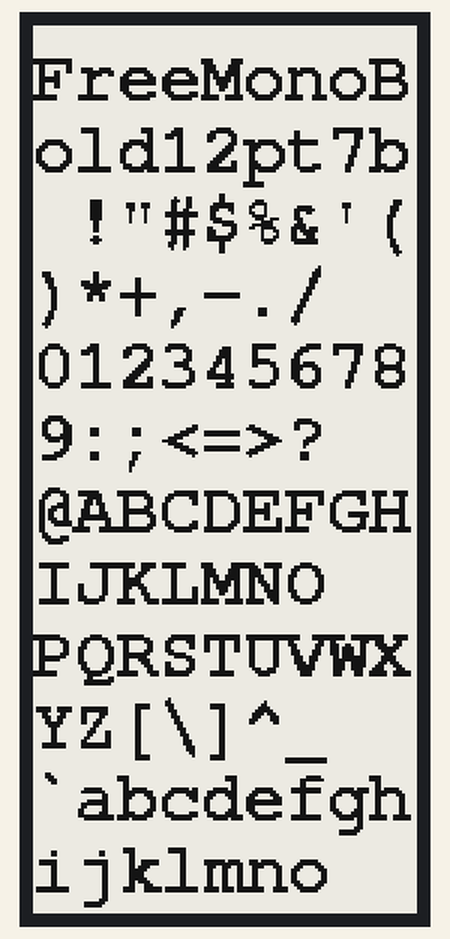
Bench run of a sketch on a simulated ESP8266 (NodeMCU). Parts: 128×296 one-colour display. What the sketch prints to the serial monitor is not drawn.

Above: at 2.1 s.

The sketch:

GxFont_GFX_Example_ESP8266.ino
```cpp
// (licence header left out)
// for use of additional fonts you need to enable these in file GxFont_GFX.h
// and install the library
//
// selection of the additional fonts is done by the following methods:
//
// void setFont(const uint8_t *font); // selects rendering and fonts from library U8G2_FOR_ADAFRUIT_GFX
//
// void setFreeFont(const GFXfont *f = NULL); // selects rendering and fonts from library GxFont_GFX_TFT_eSPI
// void void setTextFont(uint8_t font); // selects rendering and fonts from library GxFont_GFX_TFT_eSPI
//
// void setFont(uint8_t f); // selects rendering and fonts from library Adafruit_tfGFX
// (no additional fonts, as all are now part of Adafruit_GFX, but fonts above 7bit character set)
//
// void setFont(const GFXfont *f = NULL); // reverts back to Adafruit_GFX FreeFonts
// use setFont((void*)NULL); // to select Adafruit_GFX classic font
//
// these additions may not work with AVR Arduinos
//
// these additions are only partially tested; more tests and additions may follow

// Supporting Arduino Forum Topics:
// Waveshare e-paper displays with SPI: http://forum.arduino.cc/index.php?topic=487007.0
// Good Dispay ePaper for Arduino : https://forum.arduino.cc/index.php?topic=436411.0

// mapping suggestion from Waveshare SPI e-Paper to Wemos D1 mini
// BUSY -> D2, RST -> D4, DC -> D3, CS -> D8, CLK -> D5, DIN -> D7, GND -> GND, 3.3V -> 3.3V

// mapping suggestion from Waveshare SPI e-Paper to generic ESP8266
// BUSY -> GPIO4, RST -> GPIO2, DC -> GPIO0, CS -> GPIO15, CLK -> GPIO14, DIN -> GPIO13, GND -> GND, 3.3V -> 3.3V
// BUSY -> D2,    RST -> D4,    DC -> D3,    CS -> D8,     CLK -> D5,     DIN -> D7,     GND -> GND, 3.3V -> 3.3V


// mapping suggestion for ESP32, e.g. LOLIN32, see .../variants/.../pins_arduino.h for your board
// NOTE: there are variants with different pins for SPI ! CHECK SPI PINS OF YOUR BOARD
// BUSY -> 4, RST -> 16, DC -> 17, CS -> SS(5), CLK -> SCK(18), DIN -> MOSI(23), GND -> GND, 3.3V -> 3.3V

// new mapping suggestion for STM32F1, e.g. STM32F103C8T6 "BluePill"
// BUSY -> A1, RST -> A2, DC -> A3, CS-> A4, CLK -> A5, DIN -> A7

// mapping suggestion for AVR, UNO, NANO etc.
// BUSY -> 7, RST -> 9, DC -> 8, CS-> 10, CLK -> 13, DIN -> 11

// mapping suggestion for Arduino MEGA
// BUSY -> 7, RST -> 9, DC -> 8, CS-> 53, CLK -> 52, DIN -> 51

// mapping suggestion for Arduino DUE
// BUSY -> 7, RST -> 9, DC -> 8, CS-> 77, CLK -> 76, DIN -> 75
// SPI pins are also on 6 pin 2x3 SPI header

// include library, include base class, make path known
#include <GxEPD.h>

//
// NOTE: you need to SAVE the modified example to a saveable location for UTF-8 characters to work
//       e.g. for Umlauts

// select the display class to use, only one
//#include <GxGDEP015OC1/GxGDEP015OC1.h>    // 1.54" b/w
//#include <GxGDEW0154Z04/GxGDEW0154Z04.h>  // 1.54" b/w/r 200x200
//#include <GxGDEW0154Z17/GxGDEW0154Z17.h>  // 1.54" b/w/r 152x152
//#include <GxGDEW0213I5F/GxGDEW0213I5F.h>  // 2.13" b/w 104x212 flexible
//#include <GxGDE0213B1/GxGDE0213B1.h>      // 2.13" b/w
//#include <GxGDEH0213B72/GxGDEH0213B72.h>  // 2.13" b/w new panel
//#include <GxGDEW0213Z16/GxGDEW0213Z16.h>  // 2.13" b/w/r
#include <GxGDEH029A1/GxGDEH029A1.h>      // 2.9" b/w
//#include <GxGDEW029Z10/GxGDEW029Z10.h>    // 2.9" b/w/r
//#include <GxGDEW027C44/GxGDEW027C44.h>    // 2.7" b/w/r
//#include <GxGDEW027W3/GxGDEW027W3.h>      // 2.7" b/w
//#include <GxGDEW042T2/GxGDEW042T2.h>      // 4.2" b/w
//#include <GxGDEW042Z15/GxGDEW042Z15.h>    // 4.2" b/w/r
//#include <GxGDEW0583T7/GxGDEW0583T7.h>    // 5.83" b/w
//#include <GxGDEW075T8/GxGDEW075T8.h>      // 7.5" b/w
//#include <GxGDEW075Z09/GxGDEW075Z09.h>    // 7.5" b/w/r

#if !defined(_GxFont_GFX_TFT_eSPI_H_)
// FreeFonts from Adafruit_GFX
#include <Fonts/FreeMonoBold9pt7b.h>
#include <Fonts/FreeMonoBold12pt7b.h>
//#include <Fonts/FreeMonoBold18pt7b.h>
//#include <Fonts/FreeMonoBold24pt7b.h>
#endif
#if defined(_ADAFRUIT_TF_GFX_H_)
#include <Fonts/Open_Sans_Bold_12pt.h>
#endif


#include <GxIO/GxIO_SPI/GxIO_SPI.h>
#include <GxIO/GxIO.h>

#if defined(ESP8266)

// for SPI pin definitions see e.g.:
// C:\Users\xxx\AppData\Local\Arduino15\packages\esp8266\hardware\esp8266\2.4.2\variants\generic\common.h

GxIO_Class io(SPI, /*CS=D8*/ SS, /*DC=D3*/ 0, /*RST=D4*/ 2); // arbitrary selection of D3(=0), D4(=2), selected for default of GxEPD_Class
GxEPD_Class display(io /*RST=D4*/ /*BUSY=D2*/); // default selection of D4(=2), D2(=4)

#elif defined(ESP32)

// for SPI pin definitions see e.g.:
// C:\Users\xxx\Documents\Arduino\hardware\espressif\esp32\variants\lolin32\pins_arduino.h

GxIO_Class io(SPI, /*CS=5*/ SS, /*DC=*/ 17, /*RST=*/ 16); // arbitrary selection of 17, 16
GxEPD_Class display(io, /*RST=*/ 16, /*BUSY=*/ 4); // arbitrary selection of (16), 4

#elif defined(ARDUINO_ARCH_SAMD)

// for SPI pin definitions see e.g.:
// C:\Users\xxx\AppData\Local\Arduino15\packages\arduino\hardware\samd\1.6.19\variants\mkr1000\variant.h
// C:\Users\xxx\AppData\Local\Arduino15\packages\arduino\hardware\samd\1.6.19\variants\mkrzero\variant.h

GxIO_Class io(SPI, /*CS=*/ 4, /*DC=*/ 7, /*RST=*/ 6);
GxEPD_Class display(io, /*RST=*/ 6, /*BUSY=*/ 5);

#elif defined(ARDUINO_GENERIC_STM32F103C) && defined(MCU_STM32F103C8)

// STM32 Boards(STM32duino.com) Generic STM32F103C series STM32F103C8
// for SPI pin definitions see e.g.:
// C:\Users\xxx\Documents\Arduino\hardware\Arduino_STM32\STM32F1\variants\generic_stm32f103c\variant.h
// C:\Users\xxx\Documents\Arduino\hardware\Arduino_STM32\STM32F1\variants\generic_stm32f103c\board\board.h

// new mapping suggestion for STM32F1, e.g. STM32F103C8T6 "BluePill"
// BUSY -> A1, RST -> A2, DC -> A3, CS-> A4, CLK -> A5, DIN -> A7

GxIO_Class io(SPI, /*CS=*/ SS, /*DC=*/ 3, /*RST=*/ 2);
GxEPD_Class display(io, /*RST=*/ 2, /*BUSY=*/ 1);

#elif defined(ARDUINO_GENERIC_STM32F103V) && defined(MCU_STM32F103VB)

// STM32 Boards(STM32duino.com) Generic STM32F103V series STM32F103VB
// for SPI pin definitions see e.g.:
// C:\Users\xxx\Documents\Arduino\hardware\Arduino_STM32\STM32F1\variants\generic_stm32f103vb\variant.h
// C:\Users\xxx\Documents\Arduino\hardware\Arduino_STM32\STM32F1\variants\generic_stm32f103vb\board\board.h

// Good Display DESPI-M01
// note: needs jumper wires from SS=PA4->CS, SCK=PA5->SCK, MOSI=PA7->SDI

GxIO_Class io(SPI, /*CS=*/ SS, /*DC=*/ PE15, /*RST=*/ PE14); // DC, RST as wired by DESPI-M01
GxEPD_Class display(io, /*RST=*/ PE14, /*BUSY=*/ PE13); // RST, BUSY as wired by DESPI-M01

#else

// for SPI pin definitions see e.g.:
// C:\Users\xxx\AppData\Local\Arduino15\packages\arduino\hardware\avr\1.6.21\variants\standard\pins_arduino.h

GxIO_Class io(SPI, /*CS=*/ SS, /*DC=*/ 8, /*RST=*/ 9); // arbitrary selection of 8, 9 selected for default of GxEPD_Class
GxEPD_Class display(io /*RST=9*/ /*BUSY=7*/); // default selection of (9), 7

#endif

#if defined(_GxGDEW0154Z04_H_) || defined(_GxGDEW0213Z16_H_) || defined(_GxGDEW029Z10_H_) || defined(_GxGDEW027C44_H_) || defined(_GxGDEW042Z15_H_) || defined(_GxGDEW075Z09_H_)
#define HAS_RED_COLOR
#endif

void setup()
{
  Serial.begin(115200);
  Serial.println();
  Serial.println("setup");

  display.init(115200); // enable diagnostic output on Serial

  Serial.println("setup done");
}

void loop()
{
#if !defined(_ADAFRUIT_TF_GFX_H_) && !defined(_GxFont_GFX_TFT_eSPI_H_) && !defined(U8g2_for_Adafruit_GFX_h)
  showFont("FreeMonoBold12pt7b", &FreeMonoBold12pt7b);
#endif
#if defined(U8g2_for_Adafruit_GFX_h)
  showFont("u8g2_font_helvR14_tf", u8g2_font_helvR14_tf); // select u8g2 font from here: https://github.com/olikraus/u8g2/wiki/fntlistall
  delay(2000);
  showFont("u8g2_font_profont22_mr", u8g2_font_profont22_mr); // select u8g2 font from here: https://github.com/olikraus/u8g2/wiki/fntlistall
  delay(2000);
#endif
#if defined(_GxFont_GFX_TFT_eSPI_H_)
  showFreeFont("FreeMonoBold12pt7b", &FreeMonoBold12pt7b);
  delay(2000);
  //showFreeFont("NULL", NULL);
  showTextFont("Font 1", 1, 1);
  delay(2000);
  showTextFont("Font 1", 1, 2);
  delay(2000);
  showTextFont("Font 1", 1, 3);
  delay(2000);
  showTextFont("Font 2", 2, 1);
  delay(2000);
  showTextFont("Font 2", 2, 2);
  delay(2000);
  showTextFont("Font 2", 2, 3);
  delay(2000);
  showTextFont("Font 4", 4, 1);
  delay(2000);
  showTextFont("Font 4", 4, 2);
  delay(2000);
  showTextFont("Font 4", 4, 3);
#endif
#if defined(_ADAFRUIT_TF_GFX_H_)
  showFont("Open_Sans_Bold_12pt", OPENSANSBOLD_12);
#endif
  delay(10000);
}

void showFont(const char name[], const GFXfont* f)
{
  display.fillScreen(GxEPD_WHITE);
  display.setTextColor(GxEPD_BLACK);
  display.setFont(f);
  display.setCursor(0, 0);
  display.println();
  display.println(name);
  display.println(" !\"#$%&'()*+,-./");
  display.println("0123456789:;<=>?");
  display.println("@ABCDEFGHIJKLMNO");
  display.println("PQRSTUVWXYZ[\\]^_");
#if defined(HAS_RED_COLOR)
  display.setTextColor(GxEPD_RED);
#endif
  display.println("`abcdefghijklmno");
  display.println("pqrstuvwxyz{|}~ ");
  display.update();
  delay(5000);
}

#if defined(U8g2_for_Adafruit_GFX_h)
void showFont(const char name[], const uint8_t *f)
{
  display.setRotation(0);
  display.fillScreen(GxEPD_WHITE);
  display.setFontMode(1);                   // use u8g2 transparent mode (this is default)
  display.setFontDirection(0);              // left to right (this is default)
  display.setForegroundColor(GxEPD_BLACK);  // apply Adafruit GFX color
  display.setBackgroundColor(GxEPD_WHITE);  // apply Adafruit GFX color
  display.setFont(f); // select u8g2 font from here: https://github.com/olikraus/u8g2/wiki/fntlistall
  display.setCursor(0, 0);
  display.println();
  display.println(name);
  display.println(" !\"#$%&'()*+,-./");
  display.println("0123456789:;<=>?");
  display.println("@ABCDEFGHIJKLMNO");
  display.println("PQRSTUVWXYZ[\\]^_");
#if defined(HAS_RED_COLOR)
  display.setForegroundColor(GxEPD_RED);
#endif
  display.println("`abcdefghijklmno");
  display.println("pqrstuvwxyz{|}~ ");
  display.println("Umlaut ÄÖÜäéöü");
  display.update();
}
#endif

#if defined(_ADAFRUIT_TF_GFX_H_)
void showFont(const char name[], uint8_t f)
{
  display.setRotation(0);
  display.fillScreen(GxEPD_WHITE);
  display.setTextColor(GxEPD_BLACK);
  display.setFont(f);
  display.setCursor(0, 0);
  display.println();
  display.println(name);
  display.println(" !\"#$%&'()*+,-./");
  display.println("0123456789:;<=>?");
  display.println("@ABCDEFGHIJKLMNO");
  display.println("PQRSTUVWXYZ[\\]^_");
#if defined(HAS_RED_COLOR)
  display.setTextColor(GxEPD_RED);
#endif
  display.println("`abcdefghijklmno");
  display.println("pqrstuvwxyz{|}~ ");
  display.update();
}
#endif

#if defined(_GxFont_GFX_TFT_eSPI_H_)
void showFreeFont(const char name[], const GFXfont* f)
{
  display.setRotation(0);
  display.fillScreen(GxEPD_WHITE);
  display.setTextColor(GxEPD_BLACK);
  display.setFreeFont(f);
  display.setCursor(0, 0);
  display.println();
  display.println(name);
  display.println(" !\"#$%&'()*+,-./");
  display.println("0123456789:;<=>?");
  display.println("@ABCDEFGHIJKLMNO");
  display.println("PQRSTUVWXYZ[\\]^_");
#if defined(HAS_RED_COLOR)
  display.setTextColor(GxEPD_RED);
#endif
  display.println("`abcdefghijklmno");
  display.println("pqrstuvwxyz{|}~ ");
  display.update();
}
void showTextFont(const char name[], uint8_t f, uint8_t size)
{
  display.setRotation(0);
  display.fillScreen(GxEPD_WHITE);
  display.setTextColor(GxEPD_BLACK, GxEPD_WHITE);
  display.setTextFont(f);
  display.setTextSize(size);
  display.setCursor(0, 0);
  display.println();
  display.println(name);
  display.println(" !\"#$%&'()*+,-./");
  display.println("0123456789:;<=>?");
  display.println("@ABCDEFGHIJKLMNO");
  display.println("PQRSTUVWXYZ[\\]^_");
#if defined(HAS_RED_COLOR)
  display.setTextColor(GxEPD_RED);
#endif
  display.println("`abcdefghijklmno");
  display.println("pqrstuvwxyz{|}~ ");
  display.update();
}
#endif
```
